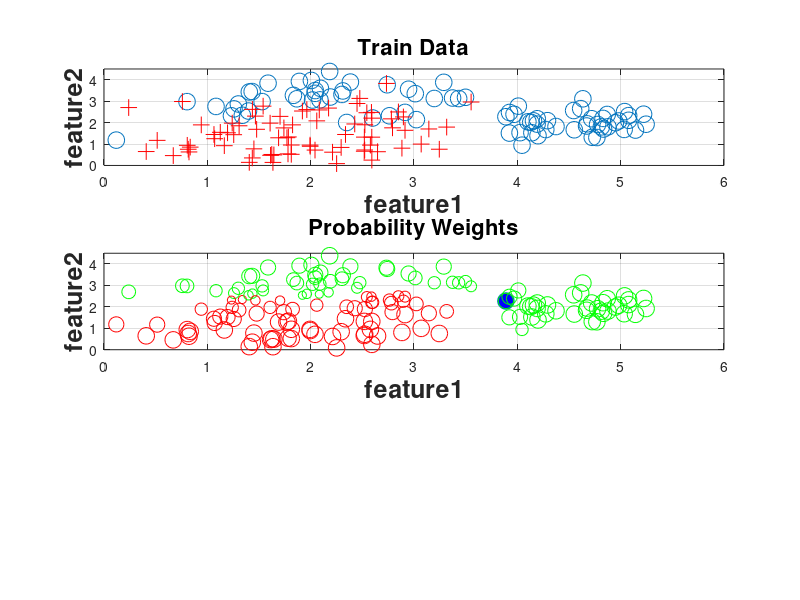

Recreate this plot in MATLAB. (Note: this script raises an error after producing the figure.)
clear;

%%
%rng('default');

nbTrainSamples = 80;
nbRounds       = 50;

mu1a = [2 3];   Sigma1a = [.7 .2; .2 .5];
mu1b = [4.5 2]; Sigma1b = [.2 0; 0 .2];
r1a  = mvnrnd(mu1a, Sigma1a, nbTrainSamples/2);
r1b  = mvnrnd(mu1b, Sigma1b, nbTrainSamples/2);
r1   = [r1a;r1b];
mu2  = [2 1.5]; Sigma2 = [.6 .1; .1 .7];
r2   = mvnrnd(mu2, Sigma2, nbTrainSamples);

trainData  = [r1;r2];

pP         = 0.5*(mvnpdf(trainData,mu1a,Sigma1a) + mvnpdf(trainData,mu1b,Sigma1b));
pN         = mvnpdf(trainData,mu2,Sigma2);
ProbWeight = pP ./ (pP + pN);

rnP        = randperm(nbTrainSamples);
PIndex     = rnP(1:nbTrainSamples-79);

true_trainLabel = [ones(nbTrainSamples,1) ; -ones(nbTrainSamples,1)];

% Compute PU-labels: only a few are positive, everything else unlabeled
pu_trainLabel = [zeros(nbTrainSamples,1) ; zeros(nbTrainSamples,1) ];
pu_trainLabel(PIndex) = 1;

% Compute labels if we were to assume Prob value.
Uindex         = find(pu_trainLabel==0);
prob_trainLabel    = pu_trainLabel;
prob_trainLabel(Uindex) = 2*(ProbWeight(Uindex) > 0.5)-1; % set labels for U set.

% Compute labels as few positives and everything else negative
observed_vs_unobserved_trainLabel = pu_trainLabel;
observed_vs_unobserved_trainLabel(observed_vs_unobserved_trainLabel == 0) = -1;

%%

subplot(3,1,1);
plot(r1(:,1),r1(:,2),'o','MarkerSize',12);
hold on;
plot(r2(:,1),r2(:,2),'r+','MarkerSize',12);
axis([0,6,0,4.5]);
xlabel('feature1','FontSize',18,'FontWeight','bold');
ylabel('feature2','FontSize',18,'FontWeight','bold');
title('Train Data','FontSize',16,'FontWeight','bold');
grid on;
hold off;
set(gcf,'color','w');
%%
subplot(3,1,2);
plot(r1(PIndex,1),r1(PIndex,2),'o','MarkerSize',12,'MarkerFaceColor','b');
grid on;
axis([0,6,0,4.5]);
hold on;
for vv=1:nbTrainSamples*2   
    if ProbWeight(vv) >0.5
        plot(trainData(vv,1),trainData(vv,2),'go','MarkerSize',round(12*ProbWeight(vv)));
    else
        plot(trainData(vv,1),trainData(vv,2),'ro','MarkerSize',round(12*(1-ProbWeight(vv))));
    end
end
title('Probability Weights', 'FontSize',16,'FontWeight','bold');
xlabel('feature1','FontSize',18,'FontWeight','bold');
ylabel('feature2','FontSize',18,'FontWeight','bold');
hold off;

%%
[classif,sInfo]= learnPuboost(trainData,pu_trainLabel,ProbWeight,nbRounds);

%%
[classif_Trad,sInfo_Trad]= learnPuboost(trainData,prob_trainLabel,ProbWeight,nbRounds);

%%

if 1
plotClassifierBoundary(45,60,classif)
end

%%

if 1
nbTestSamples = 500;

figure(2);
mu1 = [2 3]; Sigma1 = [.7 .2; .2 .5];
r1a = mvnrnd(mu1, Sigma1, nbTestSamples/2);
mu1 = [4.5 2]; Sigma1 = [.2 0; 0 .2];
r1b = mvnrnd(mu1, Sigma1, nbTestSamples/2);
r1  = [r1a;r1b];
plot(r1(:,1),r1(:,2),'o','MarkerSize',12);
hold on;
mu2 = [2 1.5]; Sigma2 = [.6 .1; .1 .7];
r2 = mvnrnd(mu2, Sigma2, nbTestSamples);
plot(r2(:,1),r2(:,2),'r+','MarkerSize',12);
xlabel('feature1','FontSize',18,'FontWeight','bold');
ylabel('feature2','FontSize',18,'FontWeight','bold');
title('Test Data','FontSize',16,'FontWeight','bold');
grid on;
hold off;

testData  = [r1;r2];
testLabel = [ones(nbTestSamples,1) ; -1*ones(nbTestSamples,1) ];
set(gcf,'color','w');
%export_fig('figs/testData.pdf',gcf);

%%
figure(3);
nbRoundsTest = [nbRounds];
scores1      = zeros(size(testData,1),length(nbRoundsTest));
scores2      = zeros(size(testData,1),length(nbRoundsTest));

for nbR = 1:length(nbRoundsTest)
    
    nbRS = nbRoundsTest(nbR);
    for m=1:nbRS
        scores1(:,nbR)  = scores1(:,nbR) + classif{m}.alpha.*evalWL(classif{m}.wl,testData);
        scores2(:,nbR)  = scores2(:,nbR) + classif_Trad{m}.alpha.*evalWL(classif_Trad{m}.wl,testData);
    end
    
    [X1{nbR},Y1{nbR},T1,AUC1{nbR}] = perfcurve(testLabel, scores1(:,nbR),1);
    [X2{nbR},Y2{nbR},T2,AUC2{nbR}] = perfcurve(testLabel, scores2(:,nbR),1);
    stc{nbR} = num2str(nbRS);
    
end


thetaIX      = round([.25 .5 .75].*length(T1));
thetas       = T1(thetaIX);

hold on; plot(X1{1},Y1{1},'LineWidth',2);
% plot(X1{1}(thetaIX),Y1{1}(thetaIX),'ko','MarkerSize',15);
plot(X2{1},Y2{1},'r','LineWidth',2);
% plot(X2{1}(thetaIX),Y2{1}(thetaIX),'ro','MarkerSize',15);
legend(stc);
grid on;
hold off;
legend(sprintf('P-U Expected Exponential Loss = %f',AUC1{nbR}),...
       sprintf('Exponential Loss = %f',AUC2{nbR}),'Location','Southeast');

xlabel('False Positive Rate','FontSize',18,'FontWeight','bold');
ylabel('True Positive Rate','FontSize',18,'FontWeight','bold');
title('ROC curve','FontSize',18,'FontWeight','bold');
set(gcf,'color','w');
%export_fig('figs/ROC.pdf',gcf);


Ntest = size(scores1(:,nbR),1);
[~,idx] = sort(scores1(:,nbR),'descend');
sorted_test_labels = testLabel(idx);
positives = sorted_test_labels == 1;

% Precision-Recall-curve (PR)
% Precision: TP / (TP + FP) = TP/#{all predicted positives}
% What fraction of the predicted positives are actually positive?
precision = cumsum(positives)./(1:Ntest)'; % is less than 1 if the number of (actual) positives are found (hopefully, recall is 1 then)

% Recall = TPR (true positive rate) = TP / (TP + FN) = TP/#{positives} 
% How many of the positive test labels are actually found?
recall = cumsum(positives)/sum(positives); % is less than 1 if not yet all points are considered (hopefully, precision is 1 then)

figure(4);
plot(recall,precision,'LineWidth',2);
axis( [0 1 0 1] );
title('PR curve','FontSize',18,'FontWeight','bold');
xlabel('Recall','FontSize',18,'FontWeight','bold');
ylabel('Precision','FontSize',18,'FontWeight','bold');

%%

if 0
figure(50);
hist([scores(1:nbTestSamples,nbR),scores(nbTestSamples+1:end,nbR)]);
hleg = legend('Positive','Negative');
set(hleg,'FontSize',14,'FontWeight','bold');
title('Distribution of Test scores','FontSize',16,'FontWeight','bold');
xlabel('Classifier Response, f(x)','FontSize',16,'FontWeight','bold');
grid on;
set(gcf,'color','w');
%export_fig('figs/responseHist.pdf',gcf);
end

%%

if 0
for tt=1:length(thetas)
    CL  = (2*( scores(:,nbR) > thetas(tt) ) - 1);
    mis = abs(CL-testLabel) > 0;
    misP = mis(1:nbTestSamples);
    misN = mis(nbTestSamples+1:end);
    figure((50+tt));
    plot(r1(:,1),r1(:,2),'o','MarkerSize',12);hold on;
    plot(r2(:,1),r2(:,2),'rs','MarkerSize',12);
    plot(r1(misP,1),r1(misP,2),'o','MarkerFaceColor','b','MarkerSize',12);
    plot(r2(misN,1),r2(misN,2),'rs','MarkerFaceColor','r','MarkerSize',12);
    xlabel('Patch Intensity Average','FontSize',16,'FontWeight','bold');
    ylabel('Patch Intensity variance','FontSize',16,'FontWeight','bold');
    title(sprintf('Classification Results Theta = %f',thetas(tt)),'FontSize',16,'FontWeight','bold');
    grid on;
    set(gcf,'color','w');
    %export_fig(sprintf('figs/testError_%03d.pdf',tt),gcf);
end
end


end
